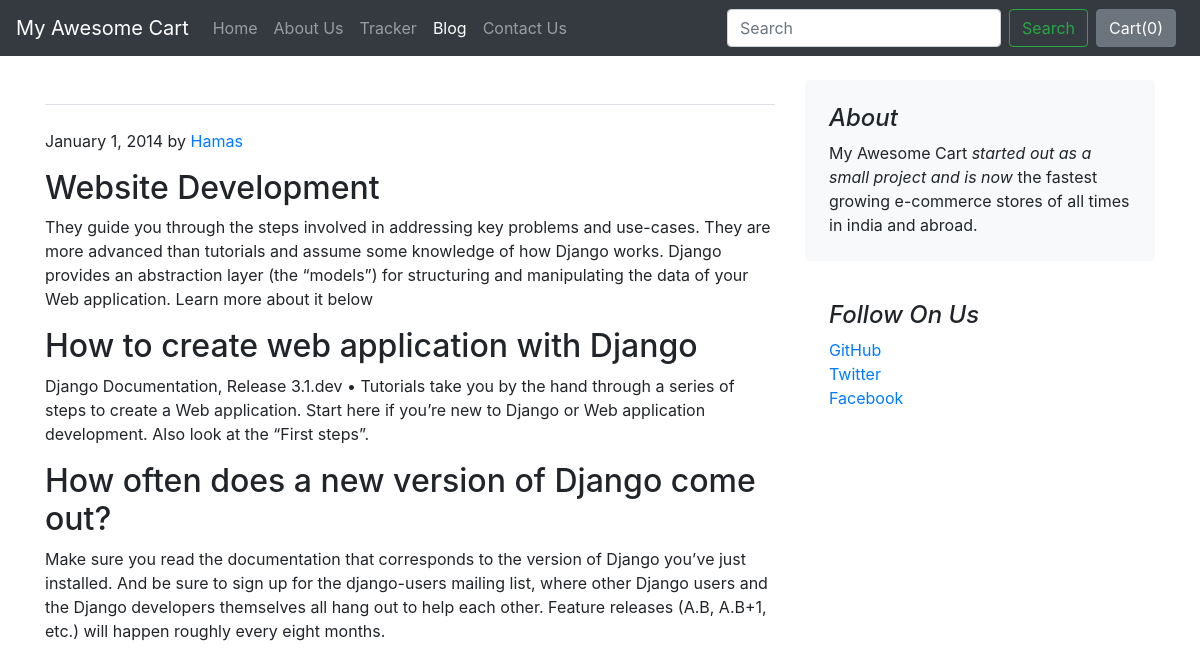
Page /blog/blogposts/3 on the committed database.
### blog/models.py (models this page shows)
class blogpost(models.Model):
    post_id = models.AutoField(primary_key=True)
    title= models.CharField(max_length=50)
    head0 = models.CharField(max_length=500, default="")
    chead0 = models.CharField(max_length=5000, default="")
    head1 = models.CharField(max_length=500, default="")
    chead1 = models.CharField(max_length=5000, default="")
    head2 = models.CharField(max_length=500, default="")
    chead2 = models.CharField(max_length=5000, default="")
    pub_date = models.DateField()
    thumbnail = models.ImageField(upload_to='shop/images', default="")
    def __str__(self):
        return self.title

### blog/views.py (the view)
# urls.py: path("blogposts/<int:id>", views.blogposts, name="blogHome2")
def blogposts(request, id):
    post = blogpost.objects.filter(post_id = id)[0]
    print(post)
    return render(request, 'blog/blogpost.html',{'post':post})

### blog/templates/blog/blogpost.html (shortened to what this page needs)
{% extends 'blog/basic.html' %}
{% block body %}
<div class="container">
    <div class="row mt-4">
        <div class="col-md-8 blog-main">
            <h3 class="pb-4 mb-4 font-italic border-bottom">
            </h3>
            <div class="blog-post">
                <p class="blog-post-meta">January 1, 2014 by <a href="#">Hamas</a></p>
                <h2>{{post.head0}}</h2>
                <p>{{post.chead0}}</p>
                <h2>{{post.head1}}</h2>
                <p>{{post.chead1}}</p>
                <h2>{{post.head2}}</h2>
                <p>{{post.chead2}}</p>
            </div>
        </div>
        <aside class="col-md-4 blog-sidebar">
            <div class="p-4 mb-3 bg-light rounded">
                <h4 class="font-italic">About</h4>
                <p class="mb-0">My Awesome Cart <em>started out as a small project and is now</em> the fastest growing e-commerce stores of all times in india and abroad.</p>
            </div>
            <div class="p-4">
                <h4 class="font-italic">Follow On Us</h4>
                <ol class="list-unstyled">
                    <li><a href="#">GitHub</a></li>
                    <li><a href="#">Twitter</a></li>
                    <li><a href="#">Facebook</a></li>
                </ol>
            </div>
        </aside>
    </div>
</div>
{% endblock %}

### rows in the picture
blogpost: head0 "Website Development", chead0 "They guide you through the steps involved in addressing key problems and use-cases. They are more advanced than tutorials and assume some knowledge of how Django works. Django provides an abstraction layer (the “models”) for structuring and manipulating the data of your Web application. Learn more about it below", head1 "How to create web application with Django", chead1 "Django Documentation, Release 3.1.dev • Tutorials take you by the hand through a series of steps to create a Web application. Start here if you’re new to Django or Web application development. Also look at the “First steps”.", head2 "How often does a new version of Django come out?", chead2 "Make sure you read the documentation that corresponds to the version of Django you’ve just installed. And be sure to sign up for the django-users mailing list, where other Django users and the Django developers themselves all hang out to help each other. Feature releases (A.B, A.B+1, etc.) will happen roughly every eight months."
